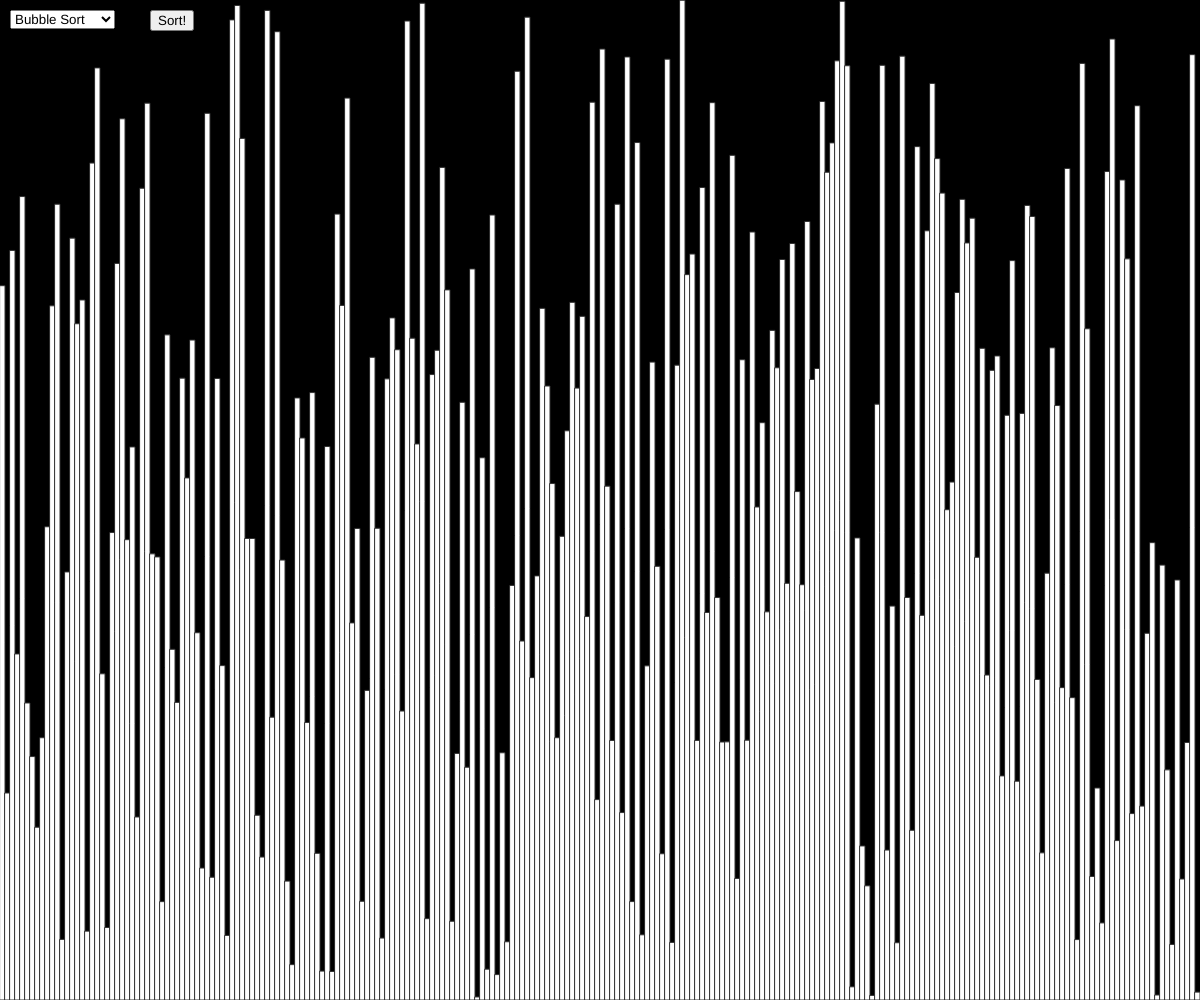
Frame 1 (no input)
Frame 60 (no input): identical to frame 1, image omitted
Frame 120 (the mouse pressed at the canvas centre since frame 60): identical to frame 1, image omitted

The p5.js sketch that drew this single still picture (run headless with seeded random() and noise() and a simulated clock; from frame 60 on, the mouse is pressed at the canvas centre):

// p5.js sketch
// ── sketch.js
/*
 * TODO Create 'classes' for each sorting algorithm.
 * TODO Needs to work with the 'states' array to put coloring on the visualizer.
 */

let values = []; // Array which are sorted by different algorithms
let w = 5; // Variable which helps set the size of the values-array
let button; // Just a button
let sel; // Just a selection

/*
 * Stores the color type for each value in values array
 * 1 = Green (Iterated on now)
 * 0 = Red (Being moved on / Compared)
 * -1 = White (Neutral state)
 */
let states = [];

// Resets the canvas and scrambles the array.
function reset(){
    setup();
}

/*
 * This is where all the visuals are created.
 */
function setup() {
    clear();
    createCanvas(windowWidth, windowHeight);
    values = new Array(floor(width / w));
    for(let i = 0; i < values.length; i++) {
        values[i] = random(height);
        states[i] = -1;
    }

    sel = createSelect(); // Dropdown-menu
    sel.position(10,10);
    sel.option('Bubble Sort');
    sel.option('Merge Sort');
    sel.option('Quick Sort');
    sel.option('Radix Sort');
    sel.option('Insertion Sort');
    sel.option('Selection Sort');
    sel.option('Cocktail Sort');
    sel.option('Shell Sort');
    button = createButton('Sort!'); // Button
    button.position(150, 10);
    button.mousePressed(runAlgo);
}

// Switch case function which takes a string from the dropdown menu
// which then starts the sorting algorithm that corresponds to that
function runAlgo() {
    switch(sel.value()) { // Current value in the drop-down menu.
        case "Bubble Sort":
            bubbleSort(values);
            break;
        case "Merge Sort":
            mergeSort();
            break;
        case "Quick Sort":
            quickSort(values, 0, values.length - 1);
            break;
        case "Radix Sort":
            radixSort();
            break;
        case "Insertion Sort":
            insertionSort(0, values.length);
            break;
        case "Selection Sort":
            selectionSort();
            break;
        case "Cocktail Sort":
            cocktailSort();
            break;
        case "Shell Sort":
            shellSort();
            break;
    }
}

// Draws the values from 'values' array on the canvas, as a graph.
function draw() {
    background(0);

    for(let i = 0; i < values.length; i++) {
        noStroke();
        if(states[i] === 0) {
            fill('#E0777D')
        } else if(states[i] === 1) {
            fill('#00E640')
        } else {
            fill(255);
        }
        strokeWeight(1);
        stroke(51);
        rect(i * w, height - values[i], w, values[i])
    }
}


// Rewrite InsertionSort for this sorting algorithm to work.
// TODO
function timSort(){
    console.log("WORK IN PROGRESS");
    let run = 32;

    for(let i = 0; i < values.length; i += run) {
        insertionSort(i, Math.min((i+31), (values.length-1)));
    }

    for(let size = run; size < values.length; size = 2 * size) {
        for(let left = 0; left < values.length; left += 2 * size) {
            let mid = left + size -1;
            let right = Math.min((left + 2 * size - 1), (values.length - 1));
            merge(values, left, mid, right)
        }
    }
}

/*
 * Shell sort function
 */
async function shellSort() {
    let increment = values.length / 2;

    while(increment > 0) {
        for(let i = increment; i < values.length; i++) {
            states[i] = 1;
            let j = i;
            let temp = values[i];

            while(j >= increment && values[j-increment] > temp) {
                states[j] = 0;
                states[j-increment] = 0;
                await sleep(60);
                values[j] = values[j-increment];
                states[j-increment] = -1;
                states[j] = -1;
                j = j - increment;
            }
            values[j] = temp;
            states[i] = -1;
        }

        if(increment === 2) {
            increment = 1;
        } else {
            increment = parseInt((increment * 5) / 11)
        }
    }
    // Colors all values green after sorting is complete
    for(let i = 0; i < values.length; i++) {
        await sleep(10);
        states[i] = 1;
    }
}

/*
 * Cocktail/Shaker sort.
 */
async function cocktailSort() {
    let swapped = true;
    let start = 0;
    let end = values.length;

    while(swapped) {
        swapped = false;

        for(let i = start; i < end - 1; i++) {
            states[i] = 1;
            await sleep(10);
            if(values[i] > values[i+1]) {
                let temp = values[i];
                values[i] = values[i+1];
                values[i+1] = temp;
                swapped = true;
            }
            states[i] = -1;
        }

        if(!swapped) {
            break;
        }

        swapped = false;

        end = end - 1;

        for(let i = end - 1; i >= start; i--) {
            states[i] = 1;
            await sleep(10);
            if(values[i] > values[i+1]) {
                let temp = values[i];
                values[i] = values[i+1];
                values[i+1] = temp;
                swapped = true;
            }
            states[i] = -1;
        }
        start = start + 1;
    }
    // Colors all values green after sorting is complete
    for(let i = 0; i < values.length; i++) {
        await sleep(10);
        states[i] = 1;
    }
}

/*
 * Bubble sort.
 */
async function bubbleSort(list) {
    let length = list.length;
    let swapped;
    do {
        swapped = false;
        for(let i = 0; i < length; i++) {
            await sleep(10);
            if(list[i] > list[i + 1]) {
                let temp = list[i];
                list[i] = list[i + 1];
                list[i+1] = temp;
                swapped = true;
            }
            states[i] = -1;
            states[i+1] = 1;
        }
    } while (swapped);
    // Colors all values green after sorting is complete
    for(let i = 0; i < values.length; i++) {
        await sleep(10);
        states[i] = 1;
    }
}

async function selectionSort() {
    let len = values.length;

    for(let i = 0; i < len-1; i = i+1) {
        let j_min = i;
        for(let j = i + 1; j < len; j = j+1) {
            states[j] = 0;
            if(values[j] < values[j_min]) {
                await sleep(100);
                j_min = j;
                states[j_min] = 0;
            }
            states[j] = -1;
        }
        if(j_min !== i) {
            await sleep(10);
            states[j_min] = -1;
            states[i] = 1;
            states[i-1] = -1;
            let temp = values[i];
            values[i] = values[j_min];
            values[j_min] = temp;
        }
        states[i] = 1;
        states[i-1] = -1;
    }
    states[len-2] = -1;
    // Colors all the values green after sorting is complete
    for(let i = 0; i < len; i++) {
        await sleep(5);
        states[i] = 1;
    }
}

// TODO Rewrite so that Timsort can work.
// TODO add 'left' and 'right' arguments and merge them into existing code.
// TODO Rewrite insertion sort so that the sorting works (https://www.geeksforgeeks.org/timsort/)
async function insertionSort(left, right) {

    for(let i = left; i < right; i++) {
        let temp = values[i];
        let j;
        for(j = i - 1; j >= 0 && values[j] >= temp; j--) {
            states[j] = 1;
            states[j-1] = 0;
            await sleep(10);
            values[j+1] = values[j];
            states[j+1] = -1;
        }
        states[j-1] = -1;
        states[j] = -1;
        states[j+1] = -1;
        values[j+1] = temp;
    }
    // Colors all the values green after sorting is complete
    for(let i = 0; i < values.length; i++) {
        await sleep(2);
        states[i] = 1;
    }
}

let counter = [
    []
];
async function radixSort() {
    let max = 0,
        mod = 10,
        dev = 1; //max

    for (let i = 0; i < values.length; i++) {
        if (values[i] > max) {
            max = values[i];
        }
    }
    // determine the large item length
    let maxDigitLength = (max + '').length;
    for (let i = 0; i < maxDigitLength; i++, dev *= 10, mod *= 10) {
        for (let j = 0; j < values.length; j++) {
            let bucket = Math.floor((values[j] % mod) / dev); // Formula to get the significant digit
            if (counter[bucket] === undefined) {
                counter[bucket] = [];
            }

            counter[bucket].push(values[j]);
        }
        let pos = 0;
        for (let j = 0; j < counter.length; j++) {
            let value = undefined;
            if (counter[j] !== undefined) {
                // TODO It sorts fine, but are stuck in the while-loop for some time
                while ((value = counter[j].shift()) !== undefined) {
                    states[pos] = 1;
                    await sleep(10);
                    states[pos] = -1;
                    values[pos++] = value;
                }
            }
        }
    }
    console.log("out of while-loop");
}

async function mergeSort() {

    let n = values.length;
    let curr_size;
    let left_start;

    for(curr_size = 1; curr_size <= n-1; curr_size = 2*curr_size) {
        await sleep(50);
        for(left_start = 0; left_start < n-1; left_start += 2*curr_size) {
            await sleep(50);
            let mid = Math.min(left_start + curr_size - 1, n-1);
            let right_end = Math.min(left_start + 2 * curr_size - 1, n-1);
            merge(values, left_start, mid, right_end);
        }
    }
}

function merge(arr, l, m, r) {
    let i, j, k;
    let n1 = m - l + 1;
    let n2 = r - m;

    let temp1 = [];
    let temp2 = [];

    for(i = 0; i < n1; i++) {
        temp1[i] = arr[l + i];
    }
    for(j = 0; j < n2; j++) {
        temp2[j] = arr[m + 1 + j];
    }

    i = 0;
    j = 0;
    k = l;

    while(i < n1 && j < n2) {
        if(temp1[i] <= temp2[j]) {
            arr[k] = temp1[i];
            i++;
        } else {
            arr[k] = temp2[j];
            j++;
        }
        k++;
    }

    while(i < n1) {
        arr[k] = temp1[i];
        i++;
        k++;
    }
    while(j < n2) {
        arr[k] = temp2[j];
        j++;
        k++;
    }
}

async function quickSort(arr, start, end) {
    if (start >= end) {
        return;
    }
    let index = await partition(arr, start, end);
    states[index] = -1;

    await Promise.all([
        quickSort(arr, start, index - 1),
        quickSort(arr, index + 1, end)
    ]);
    // Colors all values green after sorting is complete
    for(let i = 0; i < values.length; i++) {
        await sleep(10);
        states[i] = 1;
    }
}

async function partition(arr, start, end) {
    for (let i = start; i < end; i++) {
        states[i] = 1;
    }

    let pivotValue = arr[end];
    let pivotIndex = start;
    states[pivotIndex] = 0;
    for (let i = start; i < end; i++) {
        if (arr[i] < pivotValue) {
            await swap(arr, i, pivotIndex);
            states[pivotIndex] = -1;
            pivotIndex++;
            states[pivotIndex] = 0;
        }
    }
    await swap(arr, pivotIndex, end);

    for (let i = start; i < end; i++) {
        if (i != pivotIndex) {
            states[i] = -1;
        }
    }

    return pivotIndex;
}

async function swap(arr, a, b) {
    await sleep(50);
    let temp = arr[a];
    arr[a] = arr[b];
    arr[b] = temp;
}

// Function that makes the program able to visualize the sorting.
function sleep(ms) {
    return new Promise(resolve => setTimeout(resolve, ms))
}
